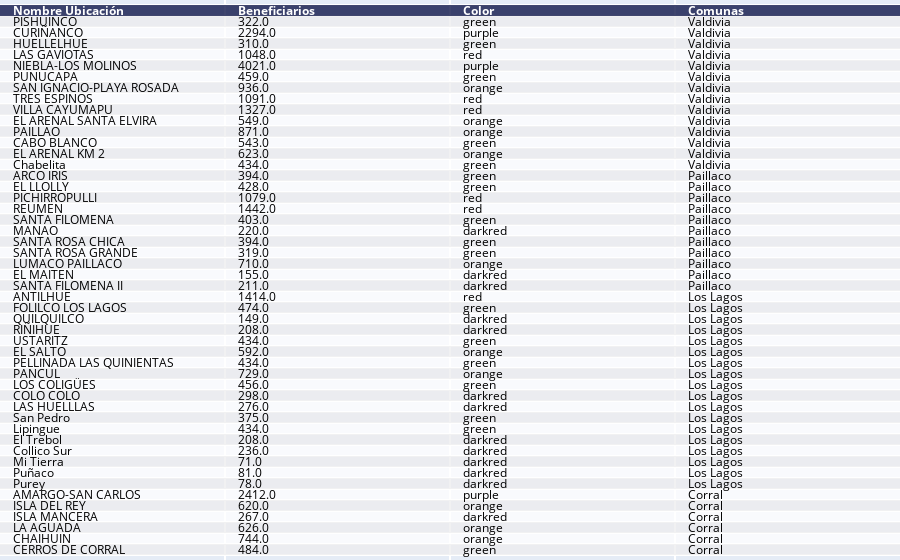

Write notebook code for a chart like this one.
### Code cell
import pandas as pd
import plotly.figure_factory as ff
import plotly as plt
plt.offline.init_notebook_mode(connected=True)

#Creación de tabla
tabla = pd.DataFrame()
tabla['Nombre Ubicación'] = None
tabla['Beneficiarios']=None
tabla['Color']=None
tabla['Comunas']=None

#Recopilación de datos
datos_comunas_valdivia=list(datos.iloc[1963:1977,3])
datos_comunas_paillaco=list(datos.iloc[1919:1930,3])
datos_comunas_loslagos=list(datos.iloc[1885:1903,3])
datos_comunas_corral=list(datos.iloc[1873:1879,3])
datos_comunas=datos_comunas_valdivia+datos_comunas_paillaco+datos_comunas_loslagos+datos_comunas_corral

#Se agregan datos a la tabla
tabla['Nombre Ubicación'] = nombres
tabla['Beneficiarios'] = beneficiarios
tabla['Color'] = color_beneficiario
tabla['Comunas'] = datos_comunas


ff.create_table(tabla)

### Figure 1 — Plotly figure (JSON) as saved in the notebook; plotly's stock layout.template omitted (floating-point values rounded to 4 significant figures; data arrays with more than 128 entries replaced by an {"elided": "..."} marker saying what was removed)
{"data": [{"colorscale": [[0, "#00083e"], [0.5, "#ededee"], [1, "#ffffff"]], "hoverinfo": "none", "opacity": 0.75, "showscale": false, "type": "heatmap", "z": {"elided": "50x4 float values"}}], "layout": {"annotations": [{"align": "left", "font": {"color": "#ffffff"}, "showarrow": false, "text": "<b>Nombre Ubicación</b>", "x": -0.45, "xanchor": "left", "xref": "x", "y": 0, "yref": "y"}, {"align": "left", "font": {"color": "#ffffff"}, "showarrow": false, "text": "<b>Beneficiarios</b>", "x": 0.55, "xanchor": "left", "xref": "x", "y": 0, "yref": "y"}, {"align": "left", "font": {"color": "#ffffff"}, "showarrow": false, "text": "<b>Color</b>", "x": 1.55, "xanchor": "left", "xref": "x", "y": 0, "yref": "y"}, {"align": "left", "font": {"color": "#ffffff"}, "showarrow": false, "text": "<b>Comunas</b>", "x": 2.55, "xanchor": "left", "xref": "x", "y": 0, "yref": "y"}, {"align": "left", "font": {"color": "#000000"}, "showarrow": false, "text": "PISHUINCO", "x": -0.45, "xanchor": "left", "xref": "x", "y": 1, "yref": "y"}, {"align": "left", "font": {"color": "#000000"}, "showarrow": false, "text": "322.0", "x": 0.55, "xanchor": "left", "xref": "x", "y": 1, "yref": "y"}, {"align": "left", "font": {"color": "#000000"}, "showarrow": false, "text": "green", "x": 1.55, "xanchor": "left", "xref": "x", "y": 1, "yref": "y"}, {"align": "left", "font": {"color": "#000000"}, "showarrow": false, "text": "Valdivia", "x": 2.55, "xanchor": "left", "xref": "x", "y": 1, "yref": "y"}, {"align": "left", "font": {"color": "#000000"}, "showarrow": false, "text": "CURIÑANCO", "x": -0.45, "xanchor": "left", "xref": "x", "y": 2, "yref": "y"}, {"align": "left", "font": {"color": "#000000"}, "showarrow": false, "text": "2294.0", "x": 0.55, "xanchor": "left", "xref": "x", "y": 2, "yref": "y"}, {"align": "left", "font": {"color": "#000000"}, "showarrow": false, "text": "purple", "x": 1.55, "xanchor": "left", "xref": "x", "y": 2, "yref": "y"}, {"align": "left", "font": {"color": "#000000"}, "showarrow": false, "text": "Valdivia", "x": 2.55, "xanchor": "left", "xref": "x", "y": 2, "yref": "y"}, {"align": "left", "font": {"color": "#000000"}, "showarrow": false, "text": "HUELLELHUE", "x": -0.45, "xanchor": "left", "xref": "x", "y": 3, "yref": "y"}, {"align": "left", "font": {"color": "#000000"}, "showarrow": false, "text": "310.0", "x": 0.55, "xanchor": "left", "xref": "x", "y": 3, "yref": "y"}, {"align": "left", "font": {"color": "#000000"}, "showarrow": false, "text": "green", "x": 1.55, "xanchor": "left", "xref": "x", "y": 3, "yref": "y"}, {"align": "left", "font": {"color": "#000000"}, "showarrow": false, "text": "Valdivia", "x": 2.55, "xanchor": "left", "xref": "x", "y": 3, "yref": "y"}, {"align": "left", "font": {"color": "#000000"}, "showarrow": false, "text": "LAS GAVIOTAS", "x": -0.45, "xanchor": "left", "xref": "x", "y": 4, "yref": "y"}, {"align": "left", "font": {"color": "#000000"}, "showarrow": false, "text": "1048.0", "x": 0.55, "xanchor": "left", "xref": "x", "y": 4, "yref": "y"}, {"align": "left", "font": {"color": "#000000"}, "showarrow": false, "text": "red", "x": 1.55, "xanchor": "left", "xref": "x", "y": 4, "yref": "y"}, {"align": "left", "font": {"color": "#000000"}, "showarrow": false, "text": "Valdivia", "x": 2.55, "xanchor": "left", "xref": "x", "y": 4, "yref": "y"}, {"align": "left", "font": {"color": "#000000"}, "showarrow": false, "text": "NIEBLA-LOS MOLINOS", "x": -0.45, "xanchor": "left", "xref": "x", "y": 5, "yref": "y"}, {"align": "left", "font": {"color": "#000000"}, "showarrow": false, "text": "4021.0", "x": 0.55, "xanchor": "left", "xref": "x", "y": 5, "yref": "y"}, {"align": "left", "font": {"color": "#000000"}, "showarrow": false, "text": "purple", "x": 1.55, "xanchor": "left", "xref": "x", "y": 5, "yref": "y"}, {"align": "left", "font": {"color": "#000000"}, "showarrow": false, "text": "Valdivia", "x": 2.55, "xanchor": "left", "xref": "x", "y": 5, "yref": "y"}, {"align": "left", "font": {"color": "#000000"}, "showarrow": false, "text": "PUNUCAPA", "x": -0.45, "xanchor": "left", "xref": "x", "y": 6, "yref": "y"}, {"align": "left", "font": {"color": "#000000"}, "showarrow": false, "text": "459.0", "x": 0.55, "xanchor": "left", "xref": "x", "y": 6, "yref": "y"}, {"align": "left", "font": {"color": "#000000"}, "showarrow": false, "text": "green", "x": 1.55, "xanchor": "left", "xref": "x", "y": 6, "yref": "y"}, {"align": "left", "font": {"color": "#000000"}, "showarrow": false, "text": "Valdivia", "x": 2.55, "xanchor": "left", "xref": "x", "y": 6, "yref": "y"}, {"align": "left", "font": {"color": "#000000"}, "showarrow": false, "text": "SAN IGNACIO-PLAYA ROSADA", "x": -0.45, "xanchor": "left", "xref": "x", "y": 7, "yref": "y"}, {"align": "left", "font": {"color": "#000000"}, "showarrow": false, "text": "936.0", "x": 0.55, "xanchor": "left", "xref": "x", "y": 7, "yref": "y"}, {"align": "left", "font": {"color": "#000000"}, "showarrow": false, "text": "orange", "x": 1.55, "xanchor": "left", "xref": "x", "y": 7, "yref": "y"}, {"align": "left", "font": {"color": "#000000"}, "showarrow": false, "text": "Valdivia", "x": 2.55, "xanchor": "left", "xref": "x", "y": 7, "yref": "y"}, {"align": "left", "font": {"color": "#000000"}, "showarrow": false, "text": "TRES ESPINOS", "x": -0.45, "xanchor": "left", "xref": "x", "y": 8, "yref": "y"}, {"align": "left", "font": {"color": "#000000"}, "showarrow": false, "text": "1091.0", "x": 0.55, "xanchor": "left", "xref": "x", "y": 8, "yref": "y"}, {"align": "left", "font": {"color": "#000000"}, "showarrow": false, "text": "red", "x": 1.55, "xanchor": "left", "xref": "x", "y": 8, "yref": "y"}, {"align": "left", "font": {"color": "#000000"}, "showarrow": false, "text": "Valdivia", "x": 2.55, "xanchor": "left", "xref": "x", "y": 8, "yref": "y"}, {"align": "left", "font": {"color": "#000000"}, "showarrow": false, "text": "VILLA CAYUMAPU", "x": -0.45, "xanchor": "left", "xref": "x", "y": 9, "yref": "y"}, {"align": "left", "font": {"color": "#000000"}, "showarrow": false, "text": "1327.0", "x": 0.55, "xanchor": "left", "xref": "x", "y": 9, "yref": "y"}, {"align": "left", "font": {"color": "#000000"}, "showarrow": false, "text": "red", "x": 1.55, "xanchor": "left", "xref": "x", "y": 9, "yref": "y"}, {"align": "left", "font": {"color": "#000000"}, "showarrow": false, "text": "Valdivia", "x": 2.55, "xanchor": "left", "xref": "x", "y": 9, "yref": "y"}, {"align": "left", "font": {"color": "#000000"}, "showarrow": false, "text": "EL ARENAL SANTA ELVIRA", "x": -0.45, "xanchor": "left", "xref": "x", "y": 10, "yref": "y"}, {"align": "left", "font": {"color": "#000000"}, "showarrow": false, "text": "549.0", "x": 0.55, "xanchor": "left", "xref": "x", "y": 10, "yref": "y"}, {"align": "left", "font": {"color": "#000000"}, "showarrow": false, "text": "orange", "x": 1.55, "xanchor": "left", "xref": "x", "y": 10, "yref": "y"}, {"align": "left", "font": {"color": "#000000"}, "showarrow": false, "text": "Valdivia", "x": 2.55, "xanchor": "left", "xref": "x", "y": 10, "yref": "y"}, {"align": "left", "font": {"color": "#000000"}, "showarrow": false, "text": "PAILLAO", "x": -0.45, "xanchor": "left", "xref": "x", "y": 11, "yref": "y"}, {"align": "left", "font": {"color": "#000000"}, "showarrow": false, "text": "871.0", "x": 0.55, "xanchor": "left", "xref": "x", "y": 11, "yref": "y"}, {"align": "left", "font": {"color": "#000000"}, "showarrow": false, "text": "orange", "x": 1.55, "xanchor": "left", "xref": "x", "y": 11, "yref": "y"}, {"align": "left", "font": {"color": "#000000"}, "showarrow": false, "text": "Valdivia", "x": 2.55, "xanchor": "left", "xref": "x", "y": 11, "yref": "y"}, {"align": "left", "font": {"color": "#000000"}, "showarrow": false, "text": "CABO BLANCO", "x": -0.45, "xanchor": "left", "xref": "x", "y": 12, "yref": "y"}, {"align": "left", "font": {"color": "#000000"}, "showarrow": false, "text": "543.0", "x": 0.55, "xanchor": "left", "xref": "x", "y": 12, "yref": "y"}, {"align": "left", "font": {"color": "#000000"}, "showarrow": false, "text": "green", "x": 1.55, "xanchor": "left", "xref": "x", "y": 12, "yref": "y"}, {"align": "left", "font": {"color": "#000000"}, "showarrow": false, "text": "Valdivia", "x": 2.55, "xanchor": "left", "xref": "x", "y": 12, "yref": "y"}, {"align": "left", "font": {"color": "#000000"}, "showarrow": false, "text": "EL ARENAL KM 2", "x": -0.45, "xanchor": "left", "xref": "x", "y": 13, "yref": "y"}, {"align": "left", "font": {"color": "#000000"}, "showarrow": false, "text": "623.0", "x": 0.55, "xanchor": "left", "xref": "x", "y": 13, "yref": "y"}, {"align": "left", "font": {"color": "#000000"}, "showarrow": false, "text": "orange", "x": 1.55, "xanchor": "left", "xref": "x", "y": 13, "yref": "y"}, {"align": "left", "font": {"color": "#000000"}, "showarrow": false, "text": "Valdivia", "x": 2.55, "xanchor": "left", "xref": "x", "y": 13, "yref": "y"}, {"align": "left", "font": {"color": "#000000"}, "showarrow": false, "text": "Chabelita", "x": -0.45, "xanchor": "left", "xref": "x", "y": 14, "yref": "y"}, {"align": "left", "font": {"color": "#000000"}, "showarrow": false, "text": "434.0", "x": 0.55, "xanchor": "left", "xref": "x", "y": 14, "yref": "y"}, {"align": "left", "font": {"color": "#000000"}, "showarrow": false, "text": "green", "x": 1.55, "xanchor": "left", "xref": "x", "y": 14, "yref": "y"}, {"align": "left", "font": {"color": "#000000"}, "showarrow": false, "text": "Valdivia", "x": 2.55, "xanchor": "left", "xref": "x", "y": 14, "yref": "y"}, {"align": "left", "font": {"color": "#000000"}, "showarrow": false, "text": "ARCO IRIS", "x": -0.45, "xanchor": "left", "xref": "x", "y": 15, "yref": "y"}, {"align": "left", "font": {"color": "#000000"}, "showarrow": false, "text": "394.0", "x": 0.55, "xanchor": "left", "xref": "x", "y": 15, "yref": "y"}, {"align": "left", "font": {"color": "#000000"}, "showarrow": false, "text": "green", "x": 1.55, "xanchor": "left", "xref": "x", "y": 15, "yref": "y"}, {"align": "left", "font": {"color": "#000000"}, "showarrow": false, "text": "Paillaco", "x": 2.55, "xanchor": "left", "xref": "x", "y": 15, "yref": "y"}, {"align": "left", "font": {"color": "#000000"}, "showarrow": false, "text": "EL LLOLLY", "x": -0.45, "xanchor": "left", "xref": "x", "y": 16, "yref": "y"}, {"align": "left", "font": {"color": "#000000"}, "showarrow": false, "text": "428.0", "x": 0.55, "xanchor": "left", "xref": "x", "y": 16, "yref": "y"}, {"align": "left", "font": {"color": "#000000"}, "showarrow": false, "text": "green", "x": 1.55, "xanchor": "left", "xref": "x", "y": 16, "yref": "y"}, {"align": "left", "font": {"color": "#000000"}, "showarrow": false, "text": "Paillaco", "x": 2.55, "xanchor": "left", "xref": "x", "y": 16, "yref": "y"}, {"align": "left", "font": {"color": "#000000"}, "showarrow": false, "text": "PICHIRROPULLI", "x": -0.45, "xanchor": "left", "xref": "x", "y": 17, "yref": "y"}, {"align": "left", "font": {"color": "#000000"}, "showarrow": false, "text": "1079.0", "x": 0.55, "xanchor": "left", "xref": "x", "y": 17, "yref": "y"}, {"align": "left", "font": {"color": "#000000"}, "showarrow": false, "text": "red", "x": 1.55, "xanchor": "left", "xref": "x", "y": 17, "yref": "y"}, {"align": "left", "font": {"color": "#000000"}, "showarrow": false, "text": "Paillaco", "x": 2.55, "xanchor": "left", "xref": "x", "y": 17, "yref": "y"}, {"align": "left", "font": {"color": "#000000"}, "showarrow": false, "text": "REUMEN", "x": -0.45, "xanchor": "left", "xref": "x", "y": 18, "yref": "y"}, {"align": "left", "font": {"color": "#000000"}, "showarrow": false, "text": "1442.0", "x": 0.55, "xanchor": "left", "xref": "x", "y": 18, "yref": "y"}, {"align": "left", "font": {"color": "#000000"}, "showarrow": false, "text": "red", "x": 1.55, "xanchor": "left", "xref": "x", "y": 18, "yref": "y"}, {"align": "left", "font": {"color": "#000000"}, "showarrow": false, "text": "Paillaco", "x": 2.55, "xanchor": "left", "xref": "x", "y": 18, "yref": "y"}, {"align": "left", "font": {"color": "#000000"}, "showarrow": false, "text": "SANTA FILOMENA", "x": -0.45, "xanchor": "left", "xref": "x", "y": 19, "yref": "y"}, {"align": "left", "font": {"color": "#000000"}, "showarrow": false, "text": "403.0", "x": 0.55, "xanchor": "left", "xref": "x", "y": 19, "yref": "y"}, {"align": "left", "font": {"color": "#000000"}, "showarrow": false, "text": "green", "x": 1.55, "xanchor": "left", "xref": "x", "y": 19, "yref": "y"}, {"align": "left", "font": {"color": "#000000"}, "showarrow": false, "text": "Paillaco", "x": 2.55, "xanchor": "left", "xref": "x", "y": 19, "yref": "y"}, {"align": "left", "font": {"color": "#000000"}, "showarrow": false, "text": "MANAO", "x": -0.45, "xanchor": "left", "xref": "x", "y": 20, "yref": "y"}, {"align": "left", "font": {"color": "#000000"}, "showarrow": false, "text": "220.0", "x": 0.55, "xanchor": "left", "xref": "x", "y": 20, "yref": "y"}, {"align": "left", "font": {"color": "#000000"}, "showarrow": false, "text": "darkred", "x": 1.55, "xanchor": "left", "xref": "x", "y": 20, "yref": "y"}, {"align": "left", "font": {"color": "#000000"}, "showarrow": false, "text": "Paillaco", "x": 2.55, "xanchor": "left", "xref": "x", "y": 20, "yref": "y"}, {"align": "left", "font": {"color": "#000000"}, "showarrow": false, "text": "SANTA ROSA CHICA", "x": -0.45, "xanchor": "left", "xref": "x", "y": 21, "yref": "y"}, {"align": "left", "font": {"color": "#000000"}, "showarrow": false, "text": "394.0", "x": 0.55, "xanchor": "left", "xref": "x", "y": 21, "yref": "y"}, {"align": "left", "font": {"color": "#000000"}, "showarrow": false, "text": "green", "x": 1.55, "xanchor": "left", "xref": "x", "y": 21, "yref": "y"}, {"align": "left", "font": {"color": "#000000"}, "showarrow": false, "text": "Paillaco", "x": 2.55, "xanchor": "left", "xref": "x", "y": 21, "yref": "y"}, {"align": "left", "font": {"color": "#000000"}, "showarrow": false, "text": "SANTA ROSA GRANDE", "x": -0.45, "xanchor": "left", "xref": "x", "y": 22, "yref": "y"}, {"align": "left", "font": {"color": "#000000"}, "showarrow": false, "text": "319.0", "x": 0.55, "xanchor": "left", "xref": "x", "y": 22, "yref": "y"}, {"align": "left", "font": {"color": "#000000"}, "showarrow": false, "text": "green", "x": 1.55, "xanchor": "left", "xref": "x", "y": 22, "yref": "y"}, {"align": "left", "font": {"color": "#000000"}, "showarrow": false, "text": "Paillaco", "x": 2.55, "xanchor": "left", "xref": "x", "y": 22, "yref": "y"}, {"align": "left", "font": {"color": "#000000"}, "showarrow": false, "text": "LUMACO PAILLACO", "x": -0.45, "xanchor": "left", "xref": "x", "y": 23, "yref": "y"}, {"align": "left", "font": {"color": "#000000"}, "showarrow": false, "text": "710.0", "x": 0.55, "xanchor": "left", "xref": "x", "y": 23, "yref": "y"}, {"align": "left", "font": {"color": "#000000"}, "showarrow": false, "text": "orange", "x": 1.55, "xanchor": "left", "xref": "x", "y": 23, "yref": "y"}, {"align": "left", "font": {"color": "#000000"}, "showarrow": false, "text": "Paillaco", "x": 2.55, "xanchor": "left", "xref": "x", "y": 23, "yref": "y"}, {"align": "left", "font": {"color": "#000000"}, "showarrow": false, "text": "EL MAITEN", "x": -0.45, "xanchor": "left", "xref": "x", "y": 24, "yref": "y"}, {"align": "left", "font": {"color": "#000000"}, "showarrow": false, "text": "155.0", "x": 0.55, "xanchor": "left", "xref": "x", "y": 24, "yref": "y"}, {"align": "left", "font": {"color": "#000000"}, "showarrow": false, "text": "darkred", "x": 1.55, "xanchor": "left", "xref": "x", "y": 24, "yref": "y"}, {"align": "left", "font": {"color": "#000000"}, "showarrow": false, "text": "Paillaco", "x": 2.55, "xanchor": "left", "xref": "x", "y": 24, "yref": "y"}, {"align": "left", "font": {"color": "#000000"}, "showarrow": false, "text": "SANTA FILOMENA II", "x": -0.45, "xanchor": "left", "xref": "x", "y": 25, "yref": "y"}, {"align": "left", "font": {"color": "#000000"}, "showarrow": false, "text": "211.0", "x": 0.55, "xanchor": "left", "xref": "x", "y": 25, "yref": "y"}, {"align": "left", "font": {"color": "#000000"}, "showarrow": false, "text": "darkred", "x": 1.55, "xanchor": "left", "xref": "x", "y": 25, "yref": "y"}, {"align": "left", "font": {"color": "#000000"}, "showarrow": false, "text": "Paillaco", "x": 2.55, "xanchor": "left", "xref": "x", "y": 25, "yref": "y"}, {"align": "left", "font": {"color": "#000000"}, "showarrow": false, "text": "ANTILHUE", "x": -0.45, "xanchor": "left", "xref": "x", "y": 26, "yref": "y"}, {"align": "left", "font": {"color": "#000000"}, "showarrow": false, "text": "1414.0", "x": 0.55, "xanchor": "left", "xref": "x", "y": 26, "yref": "y"}, {"align": "left", "font": {"color": "#000000"}, "showarrow": false, "text": "red", "x": 1.55, "xanchor": "left", "xref": "x", "y": 26, "yref": "y"}, {"align": "left", "font": {"color": "#000000"}, "showarrow": false, "text": "Los Lagos", "x": 2.55, "xanchor": "left", "xref": "x", "y": 26, "yref": "y"}, {"align": "left", "font": {"color": "#000000"}, "showarrow": false, "text": "FOLILCO LOS LAGOS", "x": -0.45, "xanchor": "left", "xref": "x", "y": 27, "yref": "y"}, {"align": "left", "font": {"color": "#000000"}, "showarrow": false, "text": "474.0", "x": 0.55, "xanchor": "left", "xref": "x", "y": 27, "yref": "y"}, {"align": "left", "font": {"color": "#000000"}, "showarrow": false, "text": "green", "x": 1.55, "xanchor": "left", "xref": "x", "y": 27, "yref": "y"}, {"align": "left", "font": {"color": "#000000"}, "showarrow": false, "text": "Los Lagos", "x": 2.55, "xanchor": "left", "xref": "x", "y": 27, "yref": "y"}, {"align": "left", "font": {"color": "#000000"}, "showarrow": false, "text": "QUILQUILCO", "x": -0.45, "xanchor": "left", "xref": "x", "y": 28, "yref": "y"}, {"align": "left", "font": {"color": "#000000"}, "showarrow": false, "text": "149.0", "x": 0.55, "xanchor": "left", "xref": "x", "y": 28, "yref": "y"}, {"align": "left", "font": {"color": "#000000"}, "showarrow": false, "text": "darkred", "x": 1.55, "xanchor": "left", "xref": "x", "y": 28, "yref": "y"}, {"align": "left", "font": {"color": "#000000"}, "showarrow": false, "text": "Los Lagos", "x": 2.55, "xanchor": "left", "xref": "x", "y": 28, "yref": "y"}, {"align": "left", "font": {"color": "#000000"}, "showarrow": false, "text": "RIÑIHUE", "x": -0.45, "xanchor": "left", "xref": "x", "y": 29, "yref": "y"}, {"align": "left", "font": {"color": "#000000"}, "showarrow": false, "text": "208.0", "x": 0.55, "xanchor": "left", "xref": "x", "y": 29, "yref": "y"}, {"align": "left", "font": {"color": "#000000"}, "showarrow": false, "text": "darkred", "x": 1.55, "xanchor": "left", "xref": "x", "y": 29, "yref": "y"}, {"align": "left", "font": {"color": "#000000"}, "showarrow": false, "text": "Los Lagos", "x": 2.55, "xanchor": "left", "xref": "x", "y": 29, "yref": "y"}, {"align": "left", "font": {"color": "#000000"}, "showarrow": false, "text": "USTARITZ", "x": -0.45, "xanchor": "left", "xref": "x", "y": 30, "yref": "y"}, {"align": "left", "font": {"color": "#000000"}, "showarrow": false, "text": "434.0", "x": 0.55, "xanchor": "left", "xref": "x", "y": 30, "yref": "y"}, {"align": "left", "font": {"color": "#000000"}, "showarrow": false, "text": "green", "x": 1.55, "xanchor": "left", "xref": "x", "y": 30, "yref": "y"}, {"align": "left", "font": {"color": "#000000"}, "showarrow": false, "text": "Los Lagos", "x": 2.55, "xanchor": "left", "xref": "x", "y": 30, "yref": "y"}, {"align": "left", "font": {"color": "#000000"}, "showarrow": false, "text": "EL SALTO", "x": -0.45, "xanchor": "left", "xref": "x", "y": 31, "yref": "y"}, {"align": "left", "font": {"color": "#000000"}, "showarrow": false, "text": "592.0", "x": 0.55, "xanchor": "left", "xref": "x", "y": 31, "yref": "y"}, {"align": "left", "font": {"color": "#000000"}, "showarrow": false, "text": "orange", "x": 1.55, "xanchor": "left", "xref": "x", "y": 31, "yref": "y"}, {"align": "left", "font": {"color": "#000000"}, "showarrow": false, "text": "Los Lagos", "x": 2.55, "xanchor": "left", "xref": "x", "y": 31, "yref": "y"}, {"align": "left", "font": {"color": "#000000"}, "showarrow": false, "text": "PELLINADA LAS QUINIENTAS", "x": -0.45, "xanchor": "left", "xref": "x", "y": 32, "yref": "y"}, {"align": "left", "font": {"color": "#000000"}, "showarrow": false, "text": "434.0", "x": 0.55, "xanchor": "left", "xref": "x", "y": 32, "yref": "y"}, {"align": "left", "font": {"color": "#000000"}, "showarrow": false, "text": "green", "x": 1.55, "xanchor": "left", "xref": "x", "y": 32, "yref": "y"}, {"align": "left", "font": {"color": "#000000"}, "showarrow": false, "text": "Los Lagos", "x": 2.55, "xanchor": "left", "xref": "x", "y": 32, "yref": "y"}, {"align": "left", "font": {"color": "#000000"}, "showarrow": false, "text": "PANCUL", "x": -0.45, "xanchor": "left", "xref": "x", "y": 33, "yref": "y"}, {"align": "left", "font": {"color": "#000000"}, "showarrow": false, "text": "729.0", "x": 0.55, "xanchor": "left", "xref": "x", "y": 33, "yref": "y"}, {"align": "left", "font": {"color": "#000000"}, "showarrow": false, "text": "orange", "x": 1.55, "xanchor": "left", "xref": "x", "y": 33, "yref": "y"}, {"align": "left", "font": {"color": "#000000"}, "showarrow": false, "text": "Los Lagos", "x": 2.55, "xanchor": "left", "xref": "x", "y": 33, "yref": "y"}, {"align": "left", "font": {"color": "#000000"}, "showarrow": false, "text": "LOS COLIGÜES", "x": -0.45, "xanchor": "left", "xref": "x", "y": 34, "yref": "y"}, {"align": "left", "font": {"color": "#000000"}, "showarrow": false, "text": "456.0", "x": 0.55, "xanchor": "left", "xref": "x", "y": 34, "yref": "y"}, {"align": "left", "font": {"color": "#000000"}, "showarrow": false, "text": "green", "x": 1.55, "xanchor": "left", "xref": "x", "y": 34, "yref": "y"}, {"align": "left", "font": {"color": "#000000"}, "showarrow": false, "text": "Los Lagos", "x": 2.55, "xanchor": "left", "xref": "x", "y": 34, "yref": "y"}, {"align": "left", "font": {"color": "#000000"}, "showarrow": false, "text": "COLO COLO", "x": -0.45, "xanchor": "left", "xref": "x", "y": 35, "yref": "y"}, {"align": "left", "font": {"color": "#000000"}, "showarrow": false, "text": "298.0", "x": 0.55, "xanchor": "left", "xref": "x", "y": 35, "yref": "y"}, {"align": "left", "font": {"color": "#000000"}, "showarrow": false, "text": "darkred", "x": 1.55, "xanchor": "left", "xref": "x", "y": 35, "yref": "y"}, {"align": "left", "font": {"color": "#000000"}, "showarrow": false, "text": "Los Lagos", "x": 2.55, "xanchor": "left", "xref": "x", "y": 35, "yref": "y"}, {"align": "left", "font": {"color": "#000000"}, "showarrow": false, "text": "LAS HUELLLAS", "x": -0.45, "xanchor": "left", "xref": "x", "y": 36, "yref": "y"}, {"align": "left", "font": {"color": "#000000"}, "showarrow": false, "text": "276.0", "x": 0.55, "xanchor": "left", "xref": "x", "y": 36, "yref": "y"}, {"align": "left", "font": {"color": "#000000"}, "showarrow": false, "text": "darkred", "x": 1.55, "xanchor": "left", "xref": "x", "y": 36, "yref": "y"}, {"align": "left", "font": {"color": "#000000"}, "showarrow": false, "text": "Los Lagos", "x": 2.55, "xanchor": "left", "xref": "x", "y": 36, "yref": "y"}, {"align": "left", "font": {"color": "#000000"}, "showarrow": false, "text": "San Pedro", "x": -0.45, "xanchor": "left", "xref": "x", "y": 37, "yref": "y"}, {"align": "left", "font": {"color": "#000000"}, "showarrow": false, "text": "375.0", "x": 0.55, "xanchor": "left", "xref": "x", "y": 37, "yref": "y"}, {"align": "left", "font": {"color": "#000000"}, "showarrow": false, "text": "green", "x": 1.55, "xanchor": "left", "xref": "x", "y": 37, "yref": "y"}, {"align": "left", "font": {"color": "#000000"}, "showarrow": false, "text": "Los Lagos", "x": 2.55, "xanchor": "left", "xref": "x", "y": 37, "yref": "y"}, {"align": "left", "font": {"color": "#000000"}, "showarrow": false, "text": "Lipingue", "x": -0.45, "xanchor": "left", "xref": "x", "y": 38, "yref": "y"}, {"align": "left", "font": {"color": "#000000"}, "showarrow": false, "text": "434.0", "x": 0.55, "xanchor": "left", "xref": "x", "y": 38, "yref": "y"}, {"align": "left", "font": {"color": "#000000"}, "showarrow": false, "text": "green", "x": 1.55, "xanchor": "left", "xref": "x", "y": 38, "yref": "y"}, {"align": "left", "font": {"color": "#000000"}, "showarrow": false, "text": "Los Lagos", "x": 2.55, "xanchor": "left", "xref": "x", "y": 38, "yref": "y"}, {"align": "left", "font": {"color": "#000000"}, "showarrow": false, "text": "El Trebol", "x": -0.45, "xanchor": "left", "xref": "x", "y": 39, "yref": "y"}, {"align": "left", "font": {"color": "#000000"}, "showarrow": false, "text": "208.0", "x": 0.55, "xanchor": "left", "xref": "x", "y": 39, "yref": "y"}, {"align": "left", "font": {"color": "#000000"}, "showarrow": false, "text": "darkred", "x": 1.55, "xanchor": "left", "xref": "x", "y": 39, "yref": "y"}, {"align": "left", "font": {"color": "#000000"}, "showarrow": false, "text": "Los Lagos", "x": 2.55, "xanchor": "left", "xref": "x", "y": 39, "yref": "y"}, {"align": "left", "font": {"color": "#000000"}, "showarrow": false, "text": "Collico Sur", "x": -0.45, "xanchor": "left", "xref": "x", "y": 40, "yref": "y"}, {"align": "left", "font": {"color": "#000000"}, "showarrow": false, "text": "236.0", "x": 0.55, "xanchor": "left", "xref": "x", "y": 40, "yref": "y"}, {"align": "left", "font": {"color": "#000000"}, "showarrow": false, "text": "darkred", "x": 1.55, "xanchor": "left", "xref": "x", "y": 40, "yref": "y"}, {"align": "left", "font": {"color": "#000000"}, "showarrow": false, "text": "Los Lagos", "x": 2.55, "xanchor": "left", "xref": "x", "y": 40, "yref": "y"}, {"align": "left", "font": {"color": "#000000"}, "showarrow": false, "text": "Mi Tierra", "x": -0.45, "xanchor": "left", "xref": "x", "y": 41, "yref": "y"}, {"align": "left", "font": {"color": "#000000"}, "showarrow": false, "text": "71.0", "x": 0.55, "xanchor": "left", "xref": "x", "y": 41, "yref": "y"}, {"align": "left", "font": {"color": "#000000"}, "showarrow": false, "text": "darkred", "x": 1.55, "xanchor": "left", "xref": "x", "y": 41, "yref": "y"}, {"align": "left", "font": {"color": "#000000"}, "showarrow": false, "text": "Los Lagos", "x": 2.55, "xanchor": "left", "xref": "x", "y": 41, "yref": "y"}, {"align": "left", "font": {"color": "#000000"}, "showarrow": false, "text": "Puñaco", "x": -0.45, "xanchor": "left", "xref": "x", "y": 42, "yref": "y"}, {"align": "left", "font": {"color": "#000000"}, "showarrow": false, "text": "81.0", "x": 0.55, "xanchor": "left", "xref": "x", "y": 42, "yref": "y"}, {"align": "left", "font": {"color": "#000000"}, "showarrow": false, "text": "darkred", "x": 1.55, "xanchor": "left", "xref": "x", "y": 42, "yref": "y"}, {"align": "left", "font": {"color": "#000000"}, "showarrow": false, "text": "Los Lagos", "x": 2.55, "xanchor": "left", "xref": "x", "y": 42, "yref": "y"}, {"align": "left", "font": {"color": "#000000"}, "showarrow": false, "text": "Purey", "x": -0.45, "xanchor": "left", "xref": "x", "y": 43, "yref": "y"}, {"align": "left", "font": {"color": "#000000"}, "showarrow": false, "text": "78.0", "x": 0.55, "xanchor": "left", "xref": "x", "y": 43, "yref": "y"}, {"align": "left", "font": {"color": "#000000"}, "showarrow": false, "text": "darkred", "x": 1.55, "xanchor": "left", "xref": "x", "y": 43, "yref": "y"}, {"align": "left", "font": {"color": "#000000"}, "showarrow": false, "text": "Los Lagos", "x": 2.55, "xanchor": "left", "xref": "x", "y": 43, "yref": "y"}, {"align": "left", "font": {"color": "#000000"}, "showarrow": false, "text": "AMARGO-SAN CARLOS", "x": -0.45, "xanchor": "left", "xref": "x", "y": 44, "yref": "y"}, {"align": "left", "font": {"color": "#000000"}, "showarrow": false, "text": "2412.0", "x": 0.55, "xanchor": "left", "xref": "x", "y": 44, "yref": "y"}, {"align": "left", "font": {"color": "#000000"}, "showarrow": false, "text": "purple", "x": 1.55, "xanchor": "left", "xref": "x", "y": 44, "yref": "y"}, {"align": "left", "font": {"color": "#000000"}, "showarrow": false, "text": "Corral", "x": 2.55, "xanchor": "left", "xref": "x", "y": 44, "yref": "y"}, {"align": "left", "font": {"color": "#000000"}, "showarrow": false, "text": "ISLA DEL REY", "x": -0.45, "xanchor": "left", "xref": "x", "y": 45, "yref": "y"}, {"align": "left", "font": {"color": "#000000"}, "showarrow": false, "text": "620.0", "x": 0.55, "xanchor": "left", "xref": "x", "y": 45, "yref": "y"}, {"align": "left", "font": {"color": "#000000"}, "showarrow": false, "text": "orange", "x": 1.55, "xanchor": "left", "xref": "x", "y": 45, "yref": "y"}, {"align": "left", "font": {"color": "#000000"}, "showarrow": false, "text": "Corral", "x": 2.55, "xanchor": "left", "xref": "x", "y": 45, "yref": "y"}, {"align": "left", "font": {"color": "#000000"}, "showarrow": false, "text": "ISLA MANCERA", "x": -0.45, "xanchor": "left", "xref": "x", "y": 46, "yref": "y"}, {"align": "left", "font": {"color": "#000000"}, "showarrow": false, "text": "267.0", "x": 0.55, "xanchor": "left", "xref": "x", "y": 46, "yref": "y"}, {"align": "left", "font": {"color": "#000000"}, "showarrow": false, "text": "darkred", "x": 1.55, "xanchor": "left", "xref": "x", "y": 46, "yref": "y"}, {"align": "left", "font": {"color": "#000000"}, "showarrow": false, "text": "Corral", "x": 2.55, "xanchor": "left", "xref": "x", "y": 46, "yref": "y"}, {"align": "left", "font": {"color": "#000000"}, "showarrow": false, "text": "LA AGUADA", "x": -0.45, "xanchor": "left", "xref": "x", "y": 47, "yref": "y"}, {"align": "left", "font": {"color": "#000000"}, "showarrow": false, "text": "626.0", "x": 0.55, "xanchor": "left", "xref": "x", "y": 47, "yref": "y"}, {"align": "left", "font": {"color": "#000000"}, "showarrow": false, "text": "orange", "x": 1.55, "xanchor": "left", "xref": "x", "y": 47, "yref": "y"}, {"align": "left", "font": {"color": "#000000"}, "showarrow": false, "text": "Corral", "x": 2.55, "xanchor": "left", "xref": "x", "y": 47, "yref": "y"}, {"align": "left", "font": {"color": "#000000"}, "showarrow": false, "text": "CHAIHUIN", "x": -0.45, "xanchor": "left", "xref": "x", "y": 48, "yref": "y"}, {"align": "left", "font": {"color": "#000000"}, "showarrow": false, "text": "744.0", "x": 0.55, "xanchor": "left", "xref": "x", "y": 48, "yref": "y"}, {"align": "left", "font": {"color": "#000000"}, "showarrow": false, "text": "orange", "x": 1.55, "xanchor": "left", "xref": "x", "y": 48, "yref": "y"}, {"align": "left", "font": {"color": "#000000"}, "showarrow": false, "text": "Corral", "x": 2.55, "xanchor": "left", "xref": "x", "y": 48, "yref": "y"}, {"align": "left", "font": {"color": "#000000"}, "showarrow": false, "text": "CERROS DE CORRAL", "x": -0.45, "xanchor": "left", "xref": "x", "y": 49, "yref": "y"}, {"align": "left", "font": {"color": "#000000"}, "showarrow": false, "text": "484.0", "x": 0.55, "xanchor": "left", "xref": "x", "y": 49, "yref": "y"}, {"align": "left", "font": {"color": "#000000"}, "showarrow": false, "text": "green", "x": 1.55, "xanchor": "left", "xref": "x", "y": 49, "yref": "y"}, {"align": "left", "font": {"color": "#000000"}, "showarrow": false, "text": "Corral", "x": 2.55, "xanchor": "left", "xref": "x", "y": 49, "yref": "y"}], "autosize": true, "margin": {"b": 0, "l": 0, "r": 0, "t": 0}, "xaxis": {"autorange": true, "dtick": 1, "gridwidth": 2, "range": [-0.5, 3.5], "showticklabels": false, "tick0": -0.5, "ticks": "", "zeroline": false}, "yaxis": {"autorange": true, "dtick": 1, "gridwidth": 2, "range": [49.5, -0.5], "showticklabels": false, "tick0": 0.5, "ticks": "", "zeroline": false}}}
